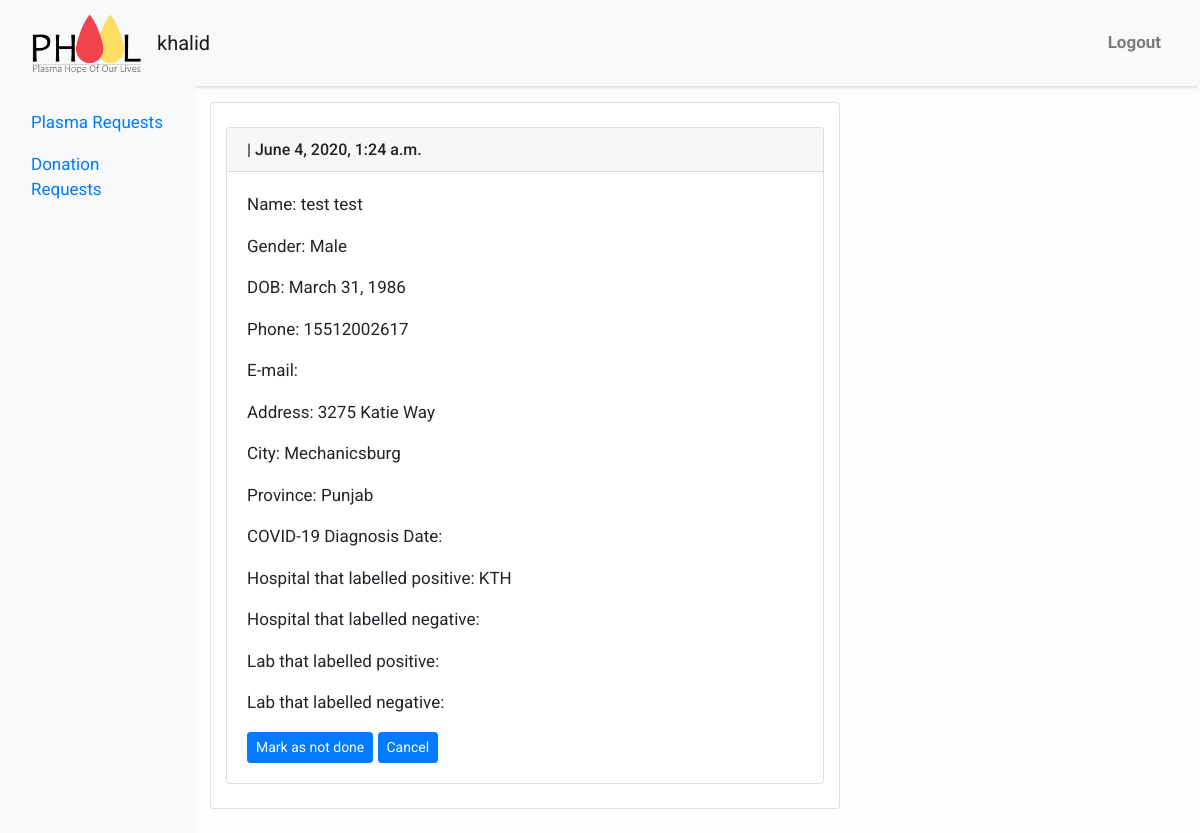
Before: /plasma/plasma_request_detail/1/ (signed in) with the older database file.
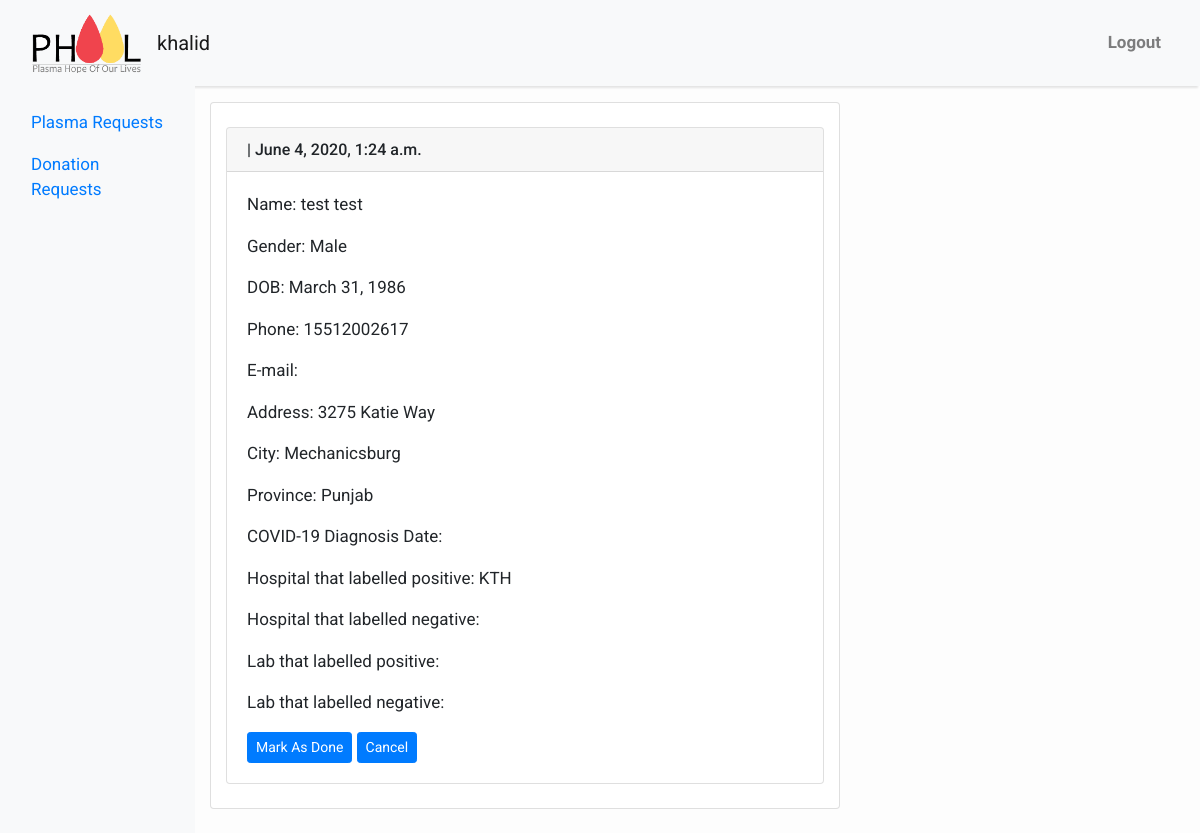
After: the same page with the newer database file.
### plasma/views.py (the view)
# urls.py: path("plasma_request_detail/<int:pk>/", views.PlasmaRequestDetail.as_view(), name="plasma_request_detail"),
class PlasmaRequestDetail(LoginRequiredMixin, generic.DetailView):
    model = Profile
    template_name = "plasma_request_detail.html"

### templates/plasma_request_detail.html
{% extends 'base.html' %} {% block content %}
<div class="container">
  <div class="row">
    <div class="col-md-8 card mb-4  mt-3 left  top">
    <div class="card my-4">
    <h6 class="card-header">{% block title %} {{ object.user}}  | {{ object.created_on }} {% endblock title %}</h6>
      <div class="card-body">
          <p class="card-text ">Name: {{ object.first_name }} {{ object.last_name }}</p>
          <p class="card-text ">Gender: {{ object.get_gender_display}}</p>
          <p class="card-text ">DOB: {{ object.birth_date}}</p>
          <p class="card-text ">Phone: {{ object.phone}}</p>
          <p class="card-text ">E-mail: {{ object.user.email }}</p>
          <p class="card-text ">Address: {{ object.address}}</p>
          <p class="card-text ">City: {{ object.city}}</p>
          <p class="card-text ">Province: {{ object.get_province_display}}</p>
          <p class="card-text ">COVID-19 Diagnosis Date: {{ object.date_COVID_19_diagnosed}}</p>
          <p class="card-text ">Hospital that labelled positive: {{ object.hospital_which_labelled_positive}}</p>
          <p class="card-text ">Hospital that labelled negative:{{ object.hospital_which_labelled_negative}}</p>
          <p class="card-text ">Lab that labelled positive: {{ object.lab_which_labelled_positive}}</p>
          <p class="card-text ">Lab that labelled negative: {{ object.lab_which_labelled_negative}}</p>
          {%  if object.plasma_completed == 1 %}
            <a href="{% url 'undo_plasma_request'  object.pk %}" class="btn btn-primary btn-sm" onclick="return confirm('Mark this request as not-done, proceed?')">Mark as not done</a>
            <a href="{% url 'plasma_requests' %}" class="btn btn-primary btn-sm">Cancel</a>
          {% else %}
            <a href="{% url 'complete_plasma_request' object.pk %}" class="btn btn-primary btn-sm" onclick="return confirm('Mark this request as completed, proceed?')">Mark As Done</a>
            <a href="{% url 'plasma_requests' %}" class="btn btn-primary btn-sm">Cancel</a>
          {% endif %}
      </div>
    </div>
    </div>
  </div>
</div>
{% endblock content %}

Changed rows visible on the page:
changed Profile "test": plasma_completed True → False (drawn)
Other visible differences:
text no longer shown: "Mark as not done"
text now shown: "Mark As Done"
